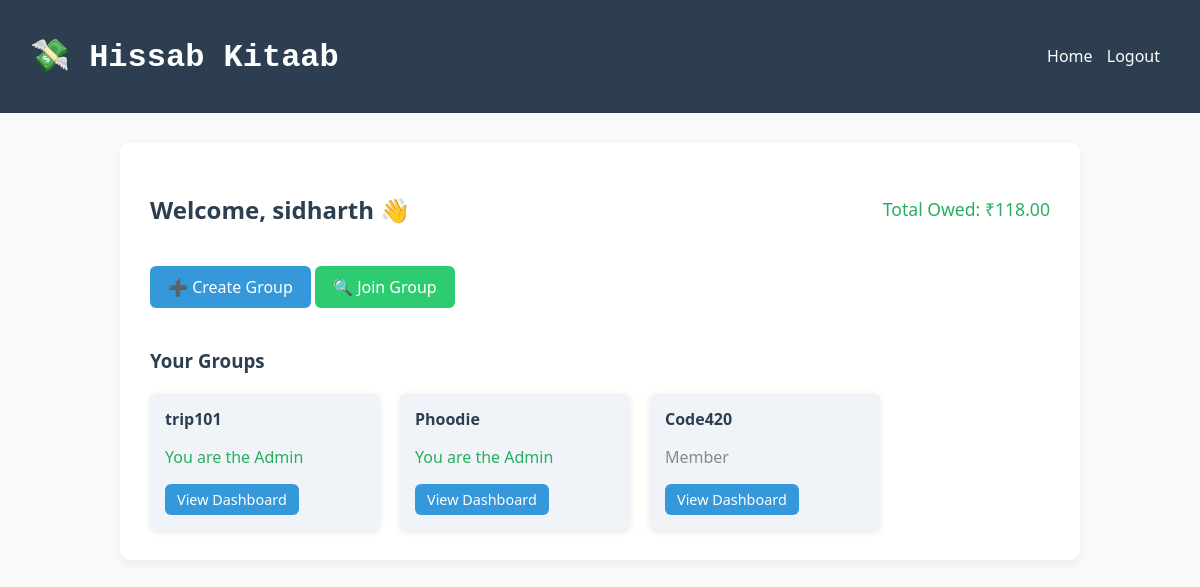
The app's page / (signed in) with its own data.
### tracker/models.py (models this page shows, shortened)
class Group(models.Model):
    name = models.CharField(max_length=100, unique=True)
    members = models.ManyToManyField(User, related_name='custom_groups')
    admin = models.ForeignKey(User, on_delete=models.CASCADE, related_name='admin_groups')

### tracker/views.py (the view)
# urls.py: 2. Add a URL to urlpatterns:  path('', views.home, name='home')
@login_required
def home(request):
    user = request.user
    groups = Group.objects.filter(members=user)
    total_balance = Decimal('0.00')
    for group in groups:
        members = group.members.all()
        num_members = members.count()
        expenses = Expense.objects.filter(group=group)
        total_group_expense = sum(exp.amount for exp in expenses)
        user_paid = sum(exp.amount for exp in expenses if exp.user == user)
        if num_members > 0:
            share = total_group_expense / num_members
        else:
            share = Decimal('0.00')
        balance = user_paid - share
        total_balance += balance
    return render(request, 'tracker/home.html', {
        'groups': groups,
        'total_balance': round(total_balance, 2)
    })

### tracker/templates/tracker/home.html (shortened to what this page needs)
{% extends 'tracker/base.html' %}
{% load static %}
{% block content %}
<div style="display: flex; justify-content: space-between; align-items: center;">
  <h2>Welcome, {{ user.username }} 👋</h2>
  <div style="font-size: 1.1rem; font-weight: 500;">
    {% if total_balance > 0 %}
      <span class="owed">Total Owed: ₹{{ total_balance|floatformat:2 }} </span>
    {% elif total_balance < 0 %}
      <span class="owe">You Owe: ₹{{ total_balance|floatformat:2|slice:"1:" }}</span>
    {% else %}
      <span class="settled">All Settled</span>
    {% endif %}
  </div>
</div>
<div class="actions" style="margin-top: 20px;">
  <a href="{% url 'create_group' %}" class="btn">➕ Create Group</a>
  <a href="{% url 'join_group' %}" class="btn secondary">🔍 Join Group</a>
</div>
<h3 style="margin-top: 40px;">Your Groups</h3>
{% if groups %}
  <div class="balance-cards">
    {% for group in groups %}
      <div class="card">
        <h4>{{ group.name }}</h4>
        <p>
          {% if group.admin == user %}
            <span class="owed">You are the Admin</span>
          {% else %}
            <span class="settled">Member</span>
          {% endif %}
        </p>
        <a href="{% url 'group_dashboard' group.id %}" class="btn small">View Dashboard</a>
      </div>
    {% endfor %}
  </div>
{% else %}
  <p class="text-muted">You are not part of any groups yet.</p>
{% endif %}
{% endblock %}

### tracker/static/css/style.css (style rules this page uses)
body { font-family: 'Segoe UI', sans-serif; background: #f9f9f9; margin: 0; padding: 0; color: #333; }
h2, h3, h4 { color: #2c3e50; margin-bottom: 20px; }
.btn { background: #3498db; color: white; padding: 10px 18px; border-radius: 6px; text-decoration: none; border: none; font-size: 1rem; cursor: pointer; transition: background 0.3s ease; display: inline-block; }
.btn.secondary { background: #2ecc71; }
.btn.small { padding: 6px 12px; font-size: 0.9rem; }
.balance-cards { display: flex; flex-wrap: wrap; gap: 20px; }
.card { background: #f0f4f8; padding: 15px; border-radius: 8px; width: 200px; box-shadow: 0 2px 6px rgba(0,0,0,0.1); }
.card h4 { margin: 0 0 10px; }
.owed { color: #27ae60; }
.settled { color: #888; }

### records on screen
Group: name "trip101", shows "You are the Admin"
Group: name "Phoodie", shows "You are the Admin"
Group: name "Code420", shows "Member"

### other values on screen
{{ user.username }} "sidharth"
{{ total_balance|floatformat:2 }} "118.00"
